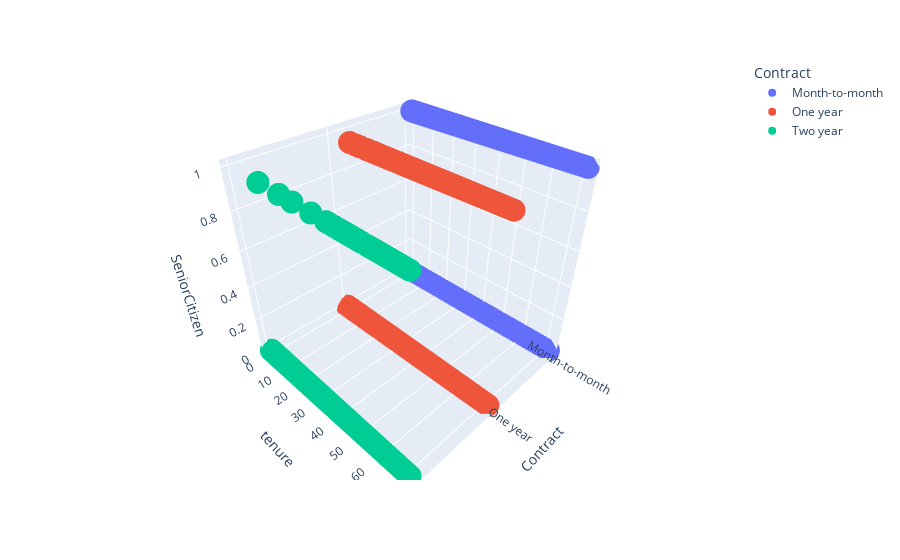

Notebook code for this chart:
### Code cell
fig_3d = px.scatter_3d(df, x='Contract',y='tenure', z='SeniorCitizen',color='Contract')
fig_3d.show()

### Figure 1 — Plotly figure (JSON) as saved in the notebook; plotly's stock layout.template omitted (floating-point values rounded to 4 significant figures; data arrays with more than 128 entries replaced by an {"elided": "..."} marker saying what was removed)
{"data": [{"hovertemplate": "Contract=%{x}<br>tenure=%{y}<br>SeniorCitizen=%{z}<extra></extra>", "legendgroup": "Month-to-month", "marker": {"color": "#636efa", "symbol": "circle"}, "mode": "markers", "name": "Month-to-month", "scene": "scene", "showlegend": true, "type": "scatter3d", "x": {"elided": "3875 str values"}, "y": {"elided": "3875 int values"}, "z": {"elided": "3875 int values"}}, {"hovertemplate": "Contract=%{x}<br>tenure=%{y}<br>SeniorCitizen=%{z}<extra></extra>", "legendgroup": "One year", "marker": {"color": "#EF553B", "symbol": "circle"}, "mode": "markers", "name": "One year", "scene": "scene", "showlegend": true, "type": "scatter3d", "x": {"elided": "1473 str values"}, "y": {"elided": "1473 int values"}, "z": {"elided": "1473 int values"}}, {"hovertemplate": "Contract=%{x}<br>tenure=%{y}<br>SeniorCitizen=%{z}<extra></extra>", "legendgroup": "Two year", "marker": {"color": "#00cc96", "symbol": "circle"}, "mode": "markers", "name": "Two year", "scene": "scene", "showlegend": true, "type": "scatter3d", "x": {"elided": "1695 str values"}, "y": {"elided": "1695 int values"}, "z": {"elided": "1695 int values"}}], "layout": {"legend": {"title": {"text": "Contract"}, "tracegroupgap": 0}, "margin": {"t": 60}, "scene": {"domain": {"x": [0, 1], "y": [0, 1]}, "xaxis": {"categoryarray": ["Month-to-month", "One year", "Two year"], "categoryorder": "array", "title": {"text": "Contract"}}, "yaxis": {"title": {"text": "tenure"}}, "zaxis": {"title": {"text": "SeniorCitizen"}}}}}
